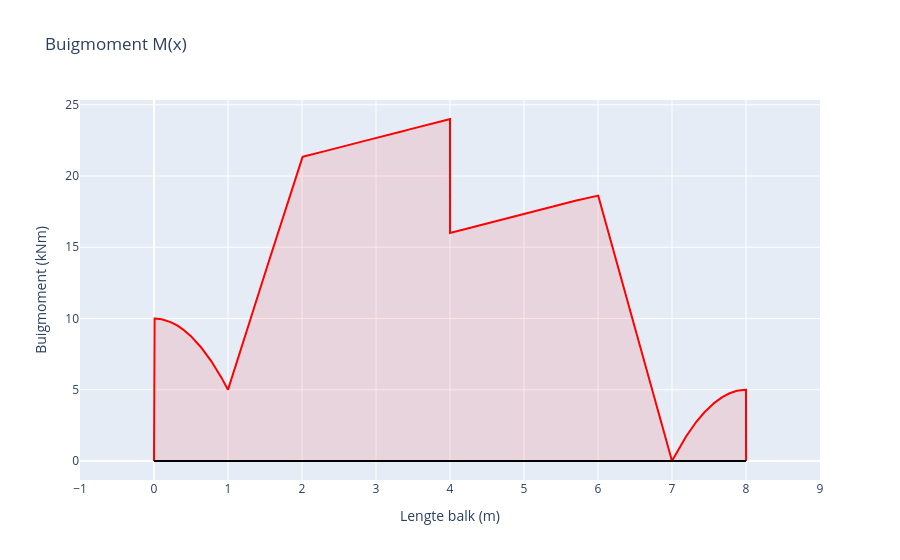

The notebook cell this image was saved under:
### Markdown cell above
## Buigmomentgrafiek

### Code cell
layout = go.Layout(
    title="Buigmoment M(x)",
    xaxis=dict(dtick=1,title="Lengte balk (m)", range=[-1, lengteBalk+1]),
    yaxis=dict(title="Buigmoment (kNm)"),
    showlegend=False
)

line = go.Scatter(
    x=X,
    y= sum(bendingMoment),
    mode='lines',
    name='Buigmoment (kNm)',
    fill = 'tonexty',
    line_color='red',
    fillcolor='rgba(255,0,0,0.1)'
)

axis = go.Scatter(
    x= [0,lengteBalk],
    y= [0,0],
    mode='lines',
    line_color='black'
)

fig= go.Figure(data=[line, axis], layout=layout)
fig.show()

### Figure 1 — Plotly figure (JSON) as saved in the notebook; plotly's stock layout.template omitted (floating-point values rounded to 4 significant figures; data arrays with more than 128 entries replaced by an {"elided": "..."} marker saying what was removed)
{"data": [{"fill": "tonexty", "fillcolor": "rgba(255,0,0,0.1)", "line": {"color": "red"}, "mode": "lines", "name": "Buigmoment (kNm)", "type": "scatter", "x": {"elided": "10002 float values"}, "y": {"elided": "10002 float values"}}, {"line": {"color": "black"}, "mode": "lines", "type": "scatter", "x": [0, 8], "y": [0, 0]}], "layout": {"autosize": true, "showlegend": false, "title": {"text": "Buigmoment M(x)"}, "xaxis": {"dtick": 1, "range": [-1, 9], "title": {"text": "Lengte balk (m)"}, "type": "linear"}, "yaxis": {"autorange": true, "range": [-1.333, 25.33], "title": {"text": "Buigmoment (kNm)"}, "type": "linear"}}}
